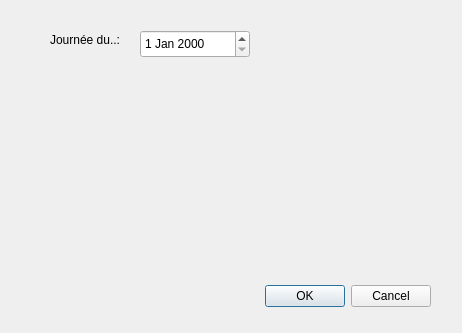
<?xml version="1.0" encoding="UTF-8"?>
<ui version="4.0">
 <class>Open_day</class>
 <widget class="QDialog" name="Open_day">
  <property name="geometry">
   <rect>
    <x>0</x>
    <y>0</y>
    <width>462</width>
    <height>333</height>
   </rect>
  </property>
  <property name="windowTitle">
   <string>Dialog</string>
  </property>
  <widget class="QDialogButtonBox" name="buttonBox">
   <property name="geometry">
    <rect>
     <x>90</x>
     <y>280</y>
     <width>341</width>
     <height>32</height>
    </rect>
   </property>
   <property name="orientation">
    <enum>Qt::Horizontal</enum>
   </property>
   <property name="standardButtons">
    <set>QDialogButtonBox::Cancel|QDialogButtonBox::Ok</set>
   </property>
  </widget>
  <widget class="QLabel" name="label">
   <property name="geometry">
    <rect>
     <x>50</x>
     <y>30</y>
     <width>91</width>
     <height>19</height>
    </rect>
   </property>
   <property name="text">
    <string>Journée du..:</string>
   </property>
  </widget>
  <widget class="QDateEdit" name="dateEdit">
   <property name="geometry">
    <rect>
     <x>140</x>
     <y>30</y>
     <width>110</width>
     <height>28</height>
    </rect>
   </property>
  </widget>
 </widget>
 <resources/>
 <connections>
  <connection>
   <sender>buttonBox</sender>
   <signal>accepted()</signal>
   <receiver>Open_day</receiver>
   <slot>accept()</slot>
   <hints>
    <hint type="sourcelabel">
     <x>248</x>
     <y>254</y>
    </hint>
    <hint type="destinationlabel">
     <x>157</x>
     <y>274</y>
    </hint>
   </hints>
  </connection>
  <connection>
   <sender>buttonBox</sender>
   <signal>rejected()</signal>
   <receiver>Open_day</receiver>
   <slot>reject()</slot>
   <hints>
    <hint type="sourcelabel">
     <x>316</x>
     <y>260</y>
    </hint>
    <hint type="destinationlabel">
     <x>286</x>
     <y>274</y>
    </hint>
   </hints>
  </connection>
 </connections>
</ui>
